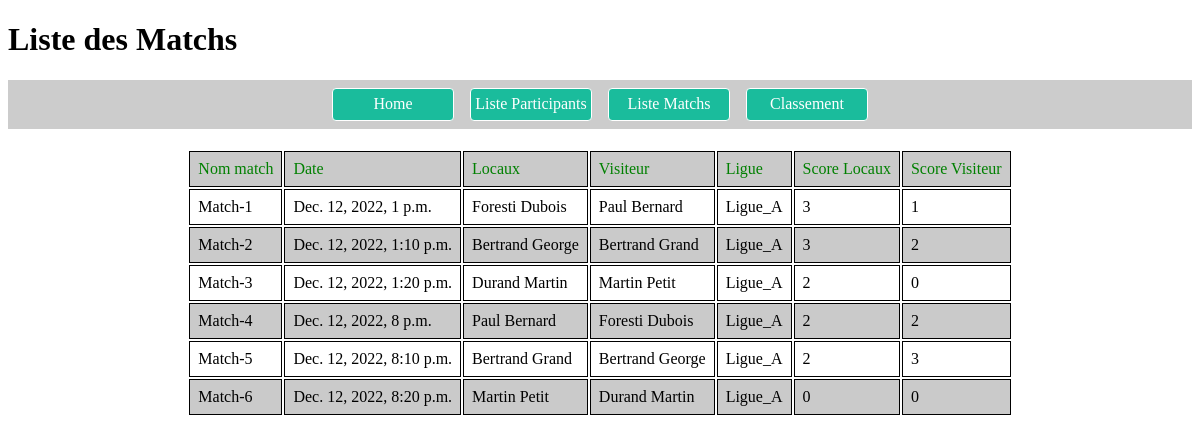
The page /mesligues/liste_matchs/ on the database its author committed.
### mesligues/models.py (models this page shows, shortened)
class Match(models.Model):
    nom_match = models.CharField(max_length = 50)
    date_match = models.DateTimeField('Match date')
    locaux = models.ForeignKey(Participant, on_delete=models.CASCADE, related_name='locaux')
    visiteur = models.ForeignKey(Participant, on_delete=models.CASCADE, related_name='visiteur')
    ligue= models.ForeignKey(Ligue, on_delete=models.CASCADE, related_name='ligue')
    score_locaux = models.IntegerField(default=0)
    score_visiteur = models.IntegerField(default=0)

class Participant(models.Model):
    nom_participant = models.CharField(max_length = 50)
    prenom_participant = models.CharField(max_length = 50)
    def __str__(self):
        return f"{self.prenom_participant} {self.nom_participant}"

class Ligue(models.Model):
    nom_ligue = models.CharField(max_length = 50)
    def __str__(self):
        return self.nom_ligue

### mesligues/views.py (the view)
# urls.py: path('liste_matchs/', views.liste_matchs, name='liste_matchs'),
def liste_matchs(request):
    list_match = Match.objects.all()
    template = loader.get_template('mesligues/liste_matchs.html')
    context = {
        'liste_matchs':list_match,
    }
    return HttpResponse(template.render(context, request))

### mesligues/templates/mesligues/liste_matchs.html (shortened to what this page needs)
<!DOCTYPE html>
<html>
<head>
</head>
<body>
    <body>
        <header>
            <h1>Liste des Matchs</h1>
        </header>
        <nav>
            <ul class="menu a">
              <li><a href="http://127.0.0.1:8000/mesligues/">Home</a></li>
              <li><a href="http://127.0.0.1:8000/mesligues/liste_participants/">Liste Participants</a></li>
              <li><a href="http://127.0.0.1:8000/mesligues/liste_matchs/">Liste Matchs</a></li>
              <li><a href="http://127.0.0.1:8000/mesligues/classement/">Classement</a></li>
            </ul>
        </nav>
<table align="center">
    <th>
        <tr style="color: green; ">
        <td>Nom match</td>
        <td>Date</td>
        <td>
            Locaux
        </td>
        <td>Visiteur</td>
        <td>Ligue</td>
        <td>Score Locaux</td>
        <td>Score Visiteur</td>
        </tr>
    </th>
    {% for match in liste_matchs %}
<tr>
    <td>{{match.nom_match}}</td>
    <td>{{match.date_match}}</td>
    <td>{{match.locaux}}</td>
    <td>{{match.visiteur}}</td>
    <td>{{match.ligue}}</td>
    <td>{{match.score_locaux}}</td>
    <td>{{match.score_visiteur}}</td>
{%endfor%}
</tr>
</table>
</body>
</html>

### mesligues/templates/mesligues/liste_matchs.html (style rules this page uses)
tr:nth-of-type(2n) { border: 1px solid black; background-color: rgba(150, 150, 150, 0.5); }
td { padding: 8px 8px; border: 1px solid black; }
.menu { display: flex; padding:0; background-color: #ccc; justify-content: center }
.menu li { list-style-type: none ; }
.menu a { display:block; min-width: 120px; margin: 0.5rem; padding: 0.4rem 0; text-align: center; background-color: #1ABC9C; color: #fff; text-decoration: none; border: 1px solid #fff; border-radius: 4px; }

### rows shown on the page
Match: nom_match "Match-1", date_match "Dec. 12, 2022, 1 p.m.", locaux "Foresti Dubois", visiteur "Paul Bernard", ligue "Ligue_A", score_locaux "3", score_visiteur "1"
Match: nom_match "Match-2", date_match "Dec. 12, 2022, 1:10 p.m.", locaux "Bertrand George", visiteur "Bertrand Grand", ligue "Ligue_A", score_locaux "3", score_visiteur "2"
Match: nom_match "Match-3", date_match "Dec. 12, 2022, 1:20 p.m.", locaux "Durand Martin", visiteur "Martin Petit", ligue "Ligue_A", score_locaux "2", score_visiteur "0"
Match: nom_match "Match-4", date_match "Dec. 12, 2022, 8 p.m.", locaux "Paul Bernard", visiteur "Foresti Dubois", ligue "Ligue_A", score_locaux "2", score_visiteur "2"
Match: nom_match "Match-5", date_match "Dec. 12, 2022, 8:10 p.m.", locaux "Bertrand Grand", visiteur "Bertrand George", ligue "Ligue_A", score_locaux "2", score_visiteur "3"
Match: nom_match "Match-6", date_match "Dec. 12, 2022, 8:20 p.m.", locaux "Martin Petit", visiteur "Durand Martin", ligue "Ligue_A", score_locaux "0", score_visiteur "0"
